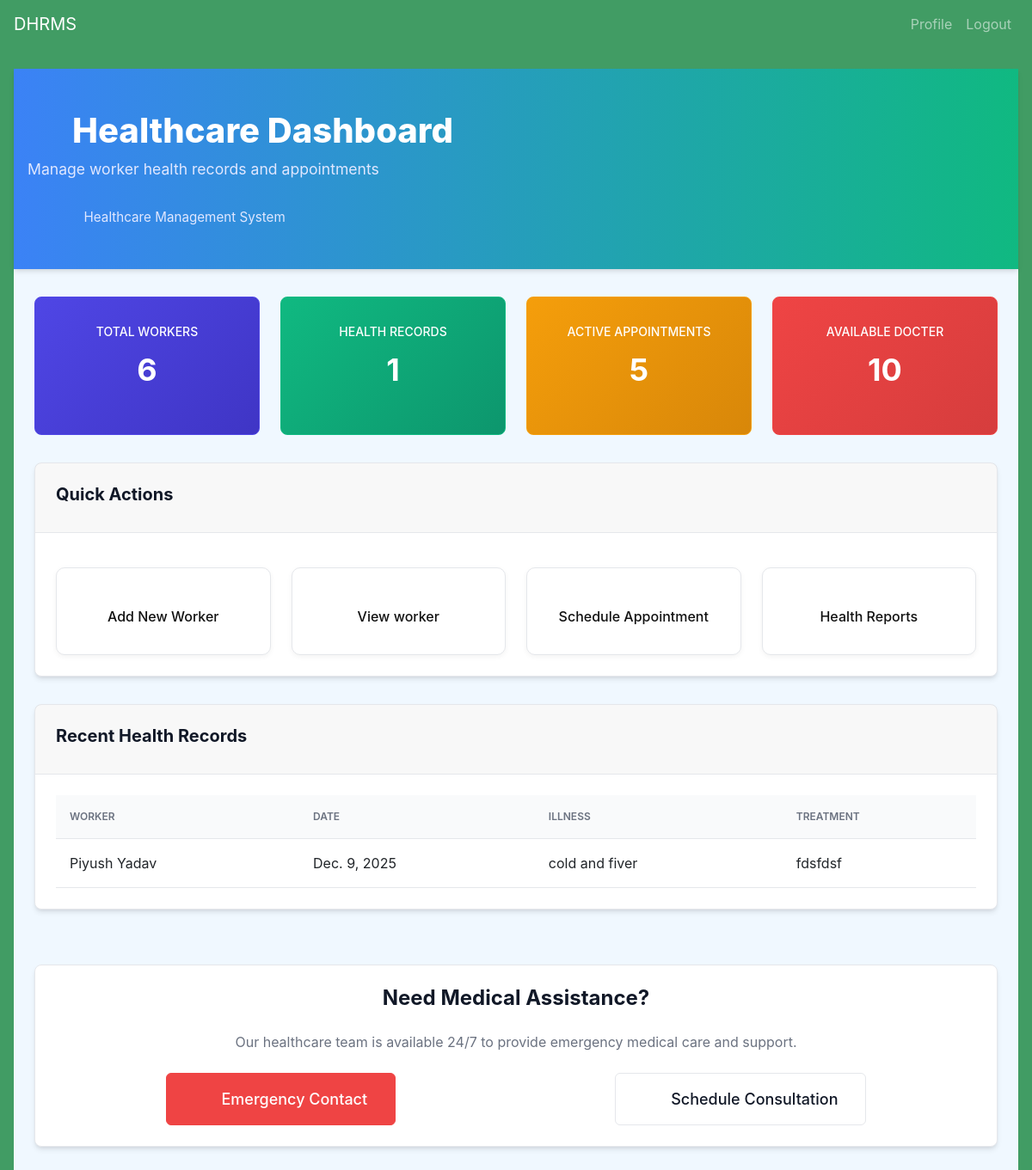
/dashboard/ (signed in), run on the app's committed database.
### records/models.py (models this page shows, shortened)
class HealthRecord(models.Model):
    worker = models.ForeignKey(MigrantWorker, on_delete=models.CASCADE, related_name="health_records")
    date = models.DateField()
    illness = models.CharField(max_length=200)
    treatment = models.TextField()
    doctor_notes = models.TextField(blank=True, null=True)

class MigrantWorker(models.Model):
    name = models.CharField(max_length=100)
    aadhaar_id = models.CharField(max_length=12, unique=True)
    age = models.IntegerField()
    gender = models.CharField(max_length=10)
    state_of_origin = models.CharField(max_length=100)
    contact_number = models.CharField(max_length=15)
    qr_code = models.ImageField(upload_to="qrcodes/", blank=True, null=True)
    added_by = models.ForeignKey(
        "DoctorPanel", on_delete=models.SET_NULL, null=True, blank=True, related_name="workers"
    )

### records/views.py (the view)
# urls.py: path('dashboard/',views.dashboard,name='dashboard'),
@login_required
def dashboard(request):
    workers = MigrantWorker.objects.count()
    records = HealthRecord.objects.count()
    recent = HealthRecord.objects.order_by("-date")[:5]
    doctors = Doctor.objects.all().order_by('department')
    departments = set(doctors.values_list('department', flat=True))
    return render(request, "dashboard.html", {
        "workers": workers, "records": records, "recent": recent,'doctors': doctors, 'departments': departments
    })

### records/templates/dashboard.html (shortened to what this page needs)
{% extends "base.html" %}
{% load static %}
{% block content %}
<link rel="stylesheet" href="{% static 'css/dashboard.css' %}">
<link rel="stylesheet" href="https://cdnjs.cloudflare.com/ajax/libs/lucide-icons/0.292.0/lucide.css"
 />
<body class="bg-gradient-subtle" style="background-color: #419c64">
    <div class="main" style="background-color: aliceblue;">
    <header class="dashboard-header">
        <div class="header-content container">
            <h1 class="font-extrabold">
                <i data-lucide="heart" class="lucide-icon main-icon"></i>
                Healthcare Dashboard
            </h1>
            <p class="header-description">Manage worker health records and appointments</p>
            <div class="header-meta">
                <span class="meta-item">
                    <i data-lucide="calendar" class="lucide-icon"></i>
                </span>
                <span class="meta-item">
                    <i data-lucide="clipboard-list" class="lucide-icon"></i>
                    Healthcare Management System
                </span>
            </div>
        </div>
    </header>
    <main class="container mx-auto px-4 py-8 space-y-8">
        <section class="grid stats-grid">
            <div class="card stat-card primary">
                <h3 class="stat-title">Total Workers</h3>
                <p class="stat-value">{{ workers }}</p>
            </div>
            <div class="card stat-card success">
                <h3 class="stat-title">Health Records</h3>
                <p class="stat-value">{{ records }}</p>
            </div>
            <div class="card stat-card accent">
                <h3 class="stat-title">Active Appointments</h3>
                <p class="stat-value">{{ active_appointments }}5</p>
            </div>
            <div class="card stat-card warning">
                <h3 class="stat-title">Available Docter</h3>
                <p class="stat-value">{{ completed_treatments }}10</p>
            </div>
        </section>
<section class="animate-slide-up">
  <div class="card shadow-card">
    <div class="card-header">
      <h2 class="card-title">Quick Actions</h2>
    </div>
    <div class="card-content">
      <div class="grid quick-actions-grid"  id="quick-actions-container">
        <a href="{% url 'add_worker' %}" class="quick-box clean">
          <span>Add New Worker</span>
        </a>
        <a href="{% url 'worker_list' %}" class="quick-box clean">
          <span>View worker</span>
        </a>
        <a href="{% url 'book_booking' %}" class="quick-box clean">
          <span>Schedule Appointment</span>
        </a>
        <a href="{% url 'lab_report_list' %}" class="quick-box clean">
          <span>Health Reports</span>
        </a>
      </div>
    </div>
  </div>
</section>
        <section>
            <div class="card shadow-card">
                <div class="card-header">
                    <h2 class="card-title">Recent Health Records</h2>
                </div>
                <div class="card-content">
                    <div class="records-table-container">
                        <table class="records-table">
                            <thead>
                                <tr>
                                    <th>Worker</th>
                                    <th>Date</th>
                                    <th>Illness</th>
                                    <th>Treatment</th>
                                </tr>
                            </thead>
                            <tbody>
                                {% for r in recent %}
                                <tr>
                                    <td>{{ r.worker.name }}</td>
                                    <td>{{ r.date }}</td>
                                    <td>{{ r.illness }}</td>
                                    <td>{{ r.treatment|truncatechars:40 }}</td>
                                </tr>
                                {% empty %}
                                <tr>
                                    <td colspan="4" class="text-center">No recent records</td>
                                </tr>
                                {% endfor %}
                            </tbody>
                        </table>
                    </div>
                </div>
            </div>
        </section>
        <section class="py-8 text-center animate-fade-in">
            <div class="card shadow-card bg-gradient-subtle">
                <div class="card-content p-8">
                    <h3 class="text-2xl font-bold text-foreground mb-4">
                        Need Medical Assistance?
                    </h3>
                    <p class="text-muted-foreground mb-6 max-w-2xl mx-auto">
                        Our healthcare team is available 24/7 to provide emergency medical care and support.
                    </p>
                    <div class="flex button-group" style="align-items: center;  justify-content: space-around;">
                        <div class="bottun" >
                            <button class="btn btn-lg btn-appointment">
                            <i data-lucide="alert-circle" class="lucide-icon"></i>
                            Emergency Contact
                        </button>
                        </div>
                        <div class="bottun2">
                            <a href="{% url 'book_appointment' %}" class="btn btn-lg btn-outline">
                            <i data-lucide="calendar" class="lucide-icon"></i>
                            Schedule Consultation
                        </a>
                        </div>
                    </div>
                </div>
            </div>
        </section>
    </main>
    </div>
</body>
{% endblock %}

### data on the page
HealthRecord: worker.name "Piyush Yadav", date "Dec. 9, 2025", illness "cold and fiver", treatment "fdsfdsf"

### other printed values
{{ workers }} "6"
{{ records }} "1"
